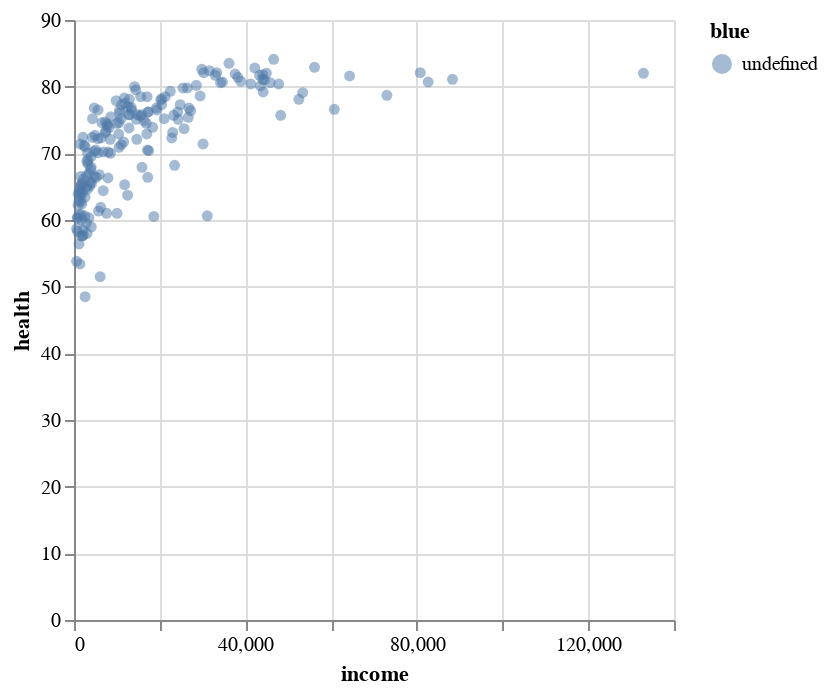

Notebook source saved alongside this figure:
### Markdown cell above
### Part 1.1 Add selection (5 points)

Make a scatter plot to show the relationship between average personal income and average health score. Please add tooltip to it to show the information about the country name and population. Also, allow the user to select a single country to highlight while all the other become light grey.

### Code cell
selection = alt.selection_point()

alt.Chart(gapminder).mark_circle().add_selection(
    selection
).encode(
    x = 'income:Q',
    y = 'health:Q',
    color = alt.condition(selection, 'blue', alt.value('grey')),
    opacity = alt.condition(selection, alt.value(0.5), alt.value(0.1)),
    tooltip = ['country', 'population']
)

### Figure 1 — Vega-Lite specification as saved in the notebook (floating-point values rounded to 4 significant figures; data arrays with more than 128 entries replaced by an {"elided": "..."} marker saying what was removed)
{"config": {"view": {"continuousWidth": 300, "continuousHeight": 300}}, "data": {"name": "data-ca24f9a7ec291df1ebdcde48d4b02821"}, "mark": {"type": "circle"}, "encoding": {"color": {"condition": {"param": "param_1", "field": "blue"}, "value": "grey"}, "opacity": {"condition": {"param": "param_1", "value": 0.5}, "value": 0.1}, "tooltip": [{"field": "country", "type": "nominal"}, {"field": "population", "type": "quantitative"}], "x": {"field": "income", "type": "quantitative"}, "y": {"field": "health", "type": "quantitative"}}, "params": [{"name": "param_1", "select": {"type": "point"}}], "$schema": "https://vega.github.io/schema/vega-lite/v5.16.3.json", "datasets": {"data-ca24f9a7ec291df1ebdcde48d4b02821": {"elided": "187 records"}}}
